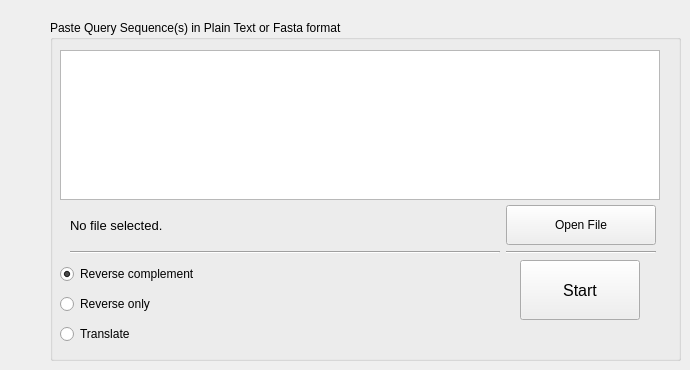
          <widget class="QWidget" name="tab_4">
           <attribute name="icon">
            <iconset resource="blaster.qrc">
             <normaloff>:/Icons/to_copy/images/04.png</normaloff>:/Icons/to_copy/images/04.png</iconset>
           </attribute>
           <attribute name="title">
            <string/>
           </attribute>
           <widget class="QGroupBox" name="groupBox_5">
            <property name="geometry">
             <rect>
              <x>50</x>
              <y>20</y>
              <width>631</width>
              <height>341</height>
             </rect>
            </property>
            <property name="minimumSize">
             <size>
              <width>200</width>
              <height>300</height>
             </size>
            </property>
            <property name="autoFillBackground">
             <bool>false</bool>
            </property>
            <property name="title">
             <string>Paste Query Sequence(s) in Plain Text or Fasta format</string>
            </property>
            <property name="flat">
             <bool>false</bool>
            </property>
            <widget class="QPlainTextEdit" name="plainTextEdit_5">
             <property name="geometry">
              <rect>
               <x>10</x>
               <y>30</y>
               <width>600</width>
               <height>150</height>
              </rect>
             </property>
             <property name="inputMethodHints">
              <set>Qt::ImhNone</set>
             </property>
            </widget>
            <widget class="QWidget" name="layoutWidget_6">
             <property name="geometry">
              <rect>
               <x>10</x>
               <y>180</y>
               <width>601</width>
               <height>61</height>
              </rect>
             </property>
             <layout class="QGridLayout" name="gridLayout_8">
              <property name="leftMargin">
               <number>10</number>
              </property>
              <property name="topMargin">
               <number>5</number>
              </property>
              <property name="rightMargin">
               <number>5</number>
              </property>
              <property name="bottomMargin">
               <number>5</number>
              </property>
              <item row="0" column="0">
               <widget class="QLabel" name="label_3">
                <property name="font">
                 <font>
                  <pointsize>10</pointsize>
                 </font>
                </property>
                <property name="text">
                 <string>No file selected.</string>
                </property>
               </widget>
              </item>
              <item row="0" column="1">
               <widget class="QPushButton" name="pushButton_8">
                <property name="minimumSize">
                 <size>
                  <width>150</width>
                  <height>40</height>
                 </size>
                </property>
                <property name="maximumSize">
                 <size>
                  <width>150</width>
                  <height>40</height>
                 </size>
                </property>
                <property name="text">
                 <string>Open File</string>
                </property>
                <property name="icon">
                 <iconset>
                  <normaloff>:/Icons/Filesystem-folder-grey-open-icon.png</normaloff>:/Icons/Filesystem-folder-grey-open-icon.png</iconset>
                </property>
                <property name="iconSize">
                 <size>
                  <width>32</width>
                  <height>32</height>
                 </size>
                </property>
               </widget>
              </item>
              <item row="1" column="0">
               <widget class="Line" name="line_6">
                <property name="orientation">
                 <enum>Qt::Horizontal</enum>
                </property>
               </widget>
              </item>
              <item row="1" column="1">
               <widget class="Line" name="line_7">
                <property name="orientation">
                 <enum>Qt::Horizontal</enum>
                </property>
               </widget>
              </item>
             </layout>
            </widget>
            <widget class="QWidget" name="gridLayoutWidget">
             <property name="geometry">
              <rect>
               <x>10</x>
               <y>240</y>
               <width>381</width>
               <height>91</height>
              </rect>
             </property>
             <layout class="QGridLayout" name="gridLayout">
              <item row="0" column="0">
               <widget class="QRadioButton" name="radioButton_2">
                <property name="text">
                 <string>Reverse complement</string>
                </property>
                <property name="checked">
                 <bool>true</bool>
                </property>
               </widget>
              </item>
              <item row="1" column="0">
               <widget class="QRadioButton" name="radioButton">
                <property name="text">
                 <string>Reverse only</string>
                </property>
               </widget>
              </item>
              <item row="2" column="0">
               <widget class="QRadioButton" name="radioButton_7">
                <property name="text">
                 <string>Translate</string>
                </property>
               </widget>
              </item>
             </layout>
            </widget>
            <widget class="QPushButton" name="pushButton_6">
             <property name="geometry">
              <rect>
               <x>470</x>
               <y>240</y>
               <width>120</width>
               <height>60</height>
              </rect>
             </property>
             <property name="minimumSize">
              <size>
               <width>120</width>
               <height>60</height>
              </size>
             </property>
             <property name="maximumSize">
              <size>
               <width>120</width>
               <height>60</height>
              </size>
             </property>
             <property name="font">
              <font>
               <pointsize>12</pointsize>
              </font>
             </property>
             <property name="text">
              <string>Start</string>
             </property>
            </widget>
           </widget>
          </widget>
